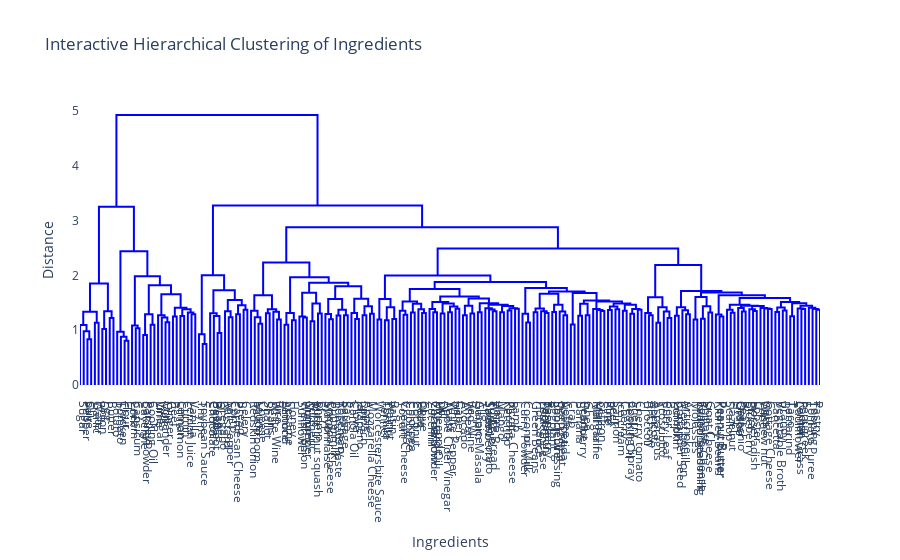

Source (notebook cell):
### Markdown cell above
#### Hmm while this provides some useful information, it’s not entirely clear. For example, it makes sense that peanut oil, peanuts, and peanut butter are close to each other. However, in general, not everything in this 2D plot seems logical. It’s not as informative or useful as the 2D t-SNE plot for cuisines. However, it is still a good try.

### Code cell
# Example co-occurrence matrix
np.random.seed(42)
# Your existing vector v with labels
v = np.array(labels_ingredients_names)[ind_most_frequent_ingredient]

# Compute linkage matrix
linked = sch.linkage(1 - cooccurrence_matrix, method="ward")  # Convert similarity to distance

# Create a Plotly dendrogram-like plot
fig = go.Figure()

# Define the dendrogram structure
dendro = sch.dendrogram(linked, labels=v, no_plot=True)  # Use v for the labels
dendro_x = dendro['icoord']
dendro_y = dendro['dcoord']

# Add the lines (branches) to the figure
for x, y in zip(dendro_x, dendro_y):
    fig.add_trace(go.Scatter(x=x, y=y, mode='lines', line=dict(width=2, color='blue')))

# Customize the layout for zooming
fig.update_layout(
    title="Interactive Hierarchical Clustering of Ingredients",
    xaxis=dict(
        title="Ingredients",
        showgrid=False,
        tickvals=[(min(x) + max(x)) / 2 for x in dendro_x],  # Position labels at the bottom
        ticktext=v,  # Use your existing labels
        tickangle=90,  # Rotate the labels 90 degrees to make them horizontal
    ),
    yaxis=dict(title="Distance", showgrid=False),
    hovermode='closest',  # Show info when hovering
    showlegend=False,
    plot_bgcolor="white"
)

# Show the interactive plot
fig.show()

### Figure 1 — Plotly figure (JSON) as saved in the notebook; plotly's stock layout.template omitted (floating-point values rounded to 4 significant figures; data arrays with more than 128 entries replaced by an {"elided": "..."} marker saying what was removed)
{"data": [{"line": {"color": "blue", "width": 2}, "mode": "lines", "type": "scatter", "x": [25, 25, 35, 35], "y": [0, 0.8365, 0.8365, 0]}, {"line": {"color": "blue", "width": 2}, "mode": "lines", "type": "scatter", "x": [15, 15, 30, 30], "y": [0, 0.9823, 0.9823, 0.8365]}, {"line": {"color": "blue", "width": 2}, "mode": "lines", "type": "scatter", "x": [5, 5, 22.5, 22.5], "y": [0, 1.095, 1.095, 0.9823]}, {"line": {"color": "blue", "width": 2}, "mode": "lines", "type": "scatter", "x": [45, 45, 55, 55], "y": [0, 1.133, 1.133, 0]}, {"line": {"color": "blue", "width": 2}, "mode": "lines", "type": "scatter", "x": [13.75, 13.75, 50, 50], "y": [1.095, 1.337, 1.337, 1.133]}, {"line": {"color": "blue", "width": 2}, "mode": "lines", "type": "scatter", "x": [65, 65, 75, 75], "y": [0, 1.022, 1.022, 0]}, {"line": {"color": "blue", "width": 2}, "mode": "lines", "type": "scatter", "x": [85, 85, 95, 95], "y": [0, 1.223, 1.223, 0]}, {"line": {"color": "blue", "width": 2}, "mode": "lines", "type": "scatter", "x": [70, 70, 90, 90], "y": [1.022, 1.343, 1.343, 1.223]}, {"line": {"color": "blue", "width": 2}, "mode": "lines", "type": "scatter", "x": [31.88, 31.88, 80, 80], "y": [1.337, 1.852, 1.852, 1.343]}, {"line": {"color": "blue", "width": 2}, "mode": "lines", "type": "scatter", "x": [125, 125, 135, 135], "y": [0, 0.8054, 0.8054, 0]}, {"line": {"color": "blue", "width": 2}, "mode": "lines", "type": "scatter", "x": [115, 115, 130, 130], "y": [0, 0.8807, 0.8807, 0.8054]}, {"line": {"color": "blue", "width": 2}, "mode": "lines", "type": "scatter", "x": [105, 105, 122.5, 122.5], "y": [0, 0.971, 0.971, 0.8807]}, {"line": {"color": "blue", "width": 2}, "mode": "lines", "type": "scatter", "x": [155, 155, 165, 165], "y": [0, 1.036, 1.036, 0]}, {"line": {"color": "blue", "width": 2}, "mode": "lines", "type": "scatter", "x": [145, 145, 160, 160], "y": [0, 1.087, 1.087, 1.036]}, {"line": {"color": "blue", "width": 2}, "mode": "lines", "type": "scatter", "x": [175, 175, 185, 185], "y": [0, 0.9125, 0.9125, 0]}, {"line": {"color": "blue", "width": 2}, "mode": "lines", "type": "scatter", "x": [195, 195, 205, 205], "y": [0, 1.1, 1.1, 0]}, {"line": {"color": "blue", "width": 2}, "mode": "lines", "type": "scatter", "x": [180, 180, 200, 200], "y": [0.9125, 1.291, 1.291, 1.1]}, {"line": {"color": "blue", "width": 2}, "mode": "lines", "type": "scatter", "x": [235, 235, 245, 245], "y": [0, 1.144, 1.144, 0]}, {"line": {"color": "blue", "width": 2}, "mode": "lines", "type": "scatter", "x": [225, 225, 240, 240], "y": [0, 1.23, 1.23, 1.144]}, {"line": {"color": "blue", "width": 2}, "mode": "lines", "type": "scatter", "x": [215, 215, 232.5, 232.5], "y": [0, 1.272, 1.272, 1.23]}, {"line": {"color": "blue", "width": 2}, "mode": "lines", "type": "scatter", "x": [255, 255, 265, 265], "y": [0, 1.248, 1.248, 0]}, {"line": {"color": "blue", "width": 2}, "mode": "lines", "type": "scatter", "x": [275, 275, 285, 285], "y": [0, 1.26, 1.26, 0]}, {"line": {"color": "blue", "width": 2}, "mode": "lines", "type": "scatter", "x": [305, 305, 315, 315], "y": [0, 1.289, 1.289, 0]}, {"line": {"color": "blue", "width": 2}, "mode": "lines", "type": "scatter", "x": [295, 295, 310, 310], "y": [0, 1.322, 1.322, 1.289]}, {"line": {"color": "blue", "width": 2}, "mode": "lines", "type": "scatter", "x": [280, 280, 302.5, 302.5], "y": [1.26, 1.382, 1.382, 1.322]}, {"line": {"color": "blue", "width": 2}, "mode": "lines", "type": "scatter", "x": [260, 260, 291.2, 291.2], "y": [1.248, 1.41, 1.41, 1.382]}, {"line": {"color": "blue", "width": 2}, "mode": "lines", "type": "scatter", "x": [223.8, 223.8, 275.6, 275.6], "y": [1.272, 1.656, 1.656, 1.41]}, {"line": {"color": "blue", "width": 2}, "mode": "lines", "type": "scatter", "x": [190, 190, 249.7, 249.7], "y": [1.291, 1.821, 1.821, 1.656]}, {"line": {"color": "blue", "width": 2}, "mode": "lines", "type": "scatter", "x": [152.5, 152.5, 219.8, 219.8], "y": [1.087, 1.984, 1.984, 1.821]}, {"line": {"color": "blue", "width": 2}, "mode": "lines", "type": "scatter", "x": [113.8, 113.8, 186.2, 186.2], "y": [0.971, 2.441, 2.441, 1.984]}, {"line": {"color": "blue", "width": 2}, "mode": "lines", "type": "scatter", "x": [55.94, 55.94, 150.0, 150.0], "y": [1.852, 3.252, 3.252, 2.441]}, {"line": {"color": "blue", "width": 2}, "mode": "lines", "type": "scatter", "x": [335, 335, 345, 345], "y": [0, 0.7492, 0.7492, 0]}, {"line": {"color": "blue", "width": 2}, "mode": "lines", "type": "scatter", "x": [325, 325, 340, 340], "y": [0, 0.9269, 0.9269, 0.7492]}, {"line": {"color": "blue", "width": 2}, "mode": "lines", "type": "scatter", "x": [375, 375, 385, 385], "y": [0, 0.9502, 0.9502, 0]}, {"line": {"color": "blue", "width": 2}, "mode": "lines", "type": "scatter", "x": [365, 365, 380, 380], "y": [0, 1.257, 1.257, 0.9502]}, {"line": {"color": "blue", "width": 2}, "mode": "lines", "type": "scatter", "x": [355, 355, 372.5, 372.5], "y": [0, 1.31, 1.31, 1.257]}, {"line": {"color": "blue", "width": 2}, "mode": "lines", "type": "scatter", "x": [405, 405, 415, 415], "y": [0, 1.236, 1.236, 0]}, {"line": {"color": "blue", "width": 2}, "mode": "lines", "type": "scatter", "x": [395, 395, 410, 410], "y": [0, 1.344, 1.344, 1.236]}, {"line": {"color": "blue", "width": 2}, "mode": "lines", "type": "scatter", "x": [425, 425, 435, 435], "y": [0, 1.289, 1.289, 0]}, {"line": {"color": "blue", "width": 2}, "mode": "lines", "type": "scatter", "x": [445, 445, 455, 455], "y": [0, 1.373, 1.373, 0]}, {"line": {"color": "blue", "width": 2}, "mode": "lines", "type": "scatter", "x": [430, 430, 450, 450], "y": [1.289, 1.453, 1.453, 1.373]}, {"line": {"color": "blue", "width": 2}, "mode": "lines", "type": "scatter", "x": [402.5, 402.5, 440, 440], "y": [1.344, 1.549, 1.549, 1.453]}, {"line": {"color": "blue", "width": 2}, "mode": "lines", "type": "scatter", "x": [363.8, 363.8, 421.2, 421.2], "y": [1.31, 1.727, 1.727, 1.549]}, {"line": {"color": "blue", "width": 2}, "mode": "lines", "type": "scatter", "x": [332.5, 332.5, 392.5, 392.5], "y": [0.9269, 2.002, 2.002, 1.727]}, {"line": {"color": "blue", "width": 2}, "mode": "lines", "type": "scatter", "x": [485, 485, 495, 495], "y": [0, 1.119, 1.119, 0]}, {"line": {"color": "blue", "width": 2}, "mode": "lines", "type": "scatter", "x": [475, 475, 490, 490], "y": [0, 1.236, 1.236, 1.119]}, {"line": {"color": "blue", "width": 2}, "mode": "lines", "type": "scatter", "x": [465, 465, 482.5, 482.5], "y": [0, 1.354, 1.354, 1.236]}, {"line": {"color": "blue", "width": 2}, "mode": "lines", "type": "scatter", "x": [505, 505, 515, 515], "y": [0, 1.311, 1.311, 0]}, {"line": {"color": "blue", "width": 2}, "mode": "lines", "type": "scatter", "x": [535, 535, 545, 545], "y": [0, 1.194, 1.194, 0]}, {"line": {"color": "blue", "width": 2}, "mode": "lines", "type": "scatter", "x": [525, 525, 540, 540], "y": [0, 1.335, 1.335, 1.194]}, {"line": {"color": "blue", "width": 2}, "mode": "lines", "type": "scatter", "x": [510, 510, 532.5, 532.5], "y": [1.311, 1.382, 1.382, 1.335]}, {"line": {"color": "blue", "width": 2}, "mode": "lines", "type": "scatter", "x": [473.8, 473.8, 521.2, 521.2], "y": [1.354, 1.637, 1.637, 1.382]}, {"line": {"color": "blue", "width": 2}, "mode": "lines", "type": "scatter", "x": [555, 555, 565, 565], "y": [0, 1.099, 1.099, 0]}, {"line": {"color": "blue", "width": 2}, "mode": "lines", "type": "scatter", "x": [575, 575, 585, 585], "y": [0, 1.181, 1.181, 0]}, {"line": {"color": "blue", "width": 2}, "mode": "lines", "type": "scatter", "x": [560, 560, 580, 580], "y": [1.099, 1.314, 1.314, 1.181]}, {"line": {"color": "blue", "width": 2}, "mode": "lines", "type": "scatter", "x": [605, 605, 615, 615], "y": [0, 1.233, 1.233, 0]}, {"line": {"color": "blue", "width": 2}, "mode": "lines", "type": "scatter", "x": [595, 595, 610, 610], "y": [0, 1.247, 1.247, 1.233]}, {"line": {"color": "blue", "width": 2}, "mode": "lines", "type": "scatter", "x": [625, 625, 635, 635], "y": [0, 1.161, 1.161, 0]}, {"line": {"color": "blue", "width": 2}, "mode": "lines", "type": "scatter", "x": [645, 645, 655, 655], "y": [0, 1.303, 1.303, 0]}, {"line": {"color": "blue", "width": 2}, "mode": "lines", "type": "scatter", "x": [630, 630, 650, 650], "y": [1.161, 1.484, 1.484, 1.303]}, {"line": {"color": "blue", "width": 2}, "mode": "lines", "type": "scatter", "x": [602.5, 602.5, 640, 640], "y": [1.247, 1.681, 1.681, 1.484]}, {"line": {"color": "blue", "width": 2}, "mode": "lines", "type": "scatter", "x": [675, 675, 685, 685], "y": [0, 1.198, 1.198, 0]}, {"line": {"color": "blue", "width": 2}, "mode": "lines", "type": "scatter", "x": [665, 665, 680, 680], "y": [0, 1.295, 1.295, 1.198]}, {"line": {"color": "blue", "width": 2}, "mode": "lines", "type": "scatter", "x": [695, 695, 705, 705], "y": [0, 1.269, 1.269, 0]}, {"line": {"color": "blue", "width": 2}, "mode": "lines", "type": "scatter", "x": [715, 715, 725, 725], "y": [0, 1.274, 1.274, 0]}, {"line": {"color": "blue", "width": 2}, "mode": "lines", "type": "scatter", "x": [700, 700, 720, 720], "y": [1.269, 1.375, 1.375, 1.274]}, {"line": {"color": "blue", "width": 2}, "mode": "lines", "type": "scatter", "x": [672.5, 672.5, 710, 710], "y": [1.295, 1.57, 1.57, 1.375]}, {"line": {"color": "blue", "width": 2}, "mode": "lines", "type": "scatter", "x": [745, 745, 755, 755], "y": [0, 1.205, 1.205, 0]}, {"line": {"color": "blue", "width": 2}, "mode": "lines", "type": "scatter", "x": [735, 735, 750, 750], "y": [0, 1.312, 1.312, 1.205]}, {"line": {"color": "blue", "width": 2}, "mode": "lines", "type": "scatter", "x": [765, 765, 775, 775], "y": [0, 1.27, 1.27, 0]}, {"line": {"color": "blue", "width": 2}, "mode": "lines", "type": "scatter", "x": [785, 785, 795, 795], "y": [0, 1.298, 1.298, 0]}, {"line": {"color": "blue", "width": 2}, "mode": "lines", "type": "scatter", "x": [770, 770, 790, 790], "y": [1.27, 1.436, 1.436, 1.298]}, {"line": {"color": "blue", "width": 2}, "mode": "lines", "type": "scatter", "x": [742.5, 742.5, 780, 780], "y": [1.312, 1.574, 1.574, 1.436]}, {"line": {"color": "blue", "width": 2}, "mode": "lines", "type": "scatter", "x": [691.2, 691.2, 761.2, 761.2], "y": [1.57, 1.8, 1.8, 1.574]}, {"line": {"color": "blue", "width": 2}, "mode": "lines", "type": "scatter", "x": [621.2, 621.2, 726.2, 726.2], "y": [1.681, 1.867, 1.867, 1.8]}, {"line": {"color": "blue", "width": 2}, "mode": "lines", "type": "scatter", "x": [570, 570, 673.8, 673.8], "y": [1.314, 1.966, 1.966, 1.867]}, {"line": {"color": "blue", "width": 2}, "mode": "lines", "type": "scatter", "x": [497.5, 497.5, 621.9, 621.9], "y": [1.637, 2.236, 2.236, 1.966]}, {"line": {"color": "blue", "width": 2}, "mode": "lines", "type": "scatter", "x": [805, 805, 815, 815], "y": [0, 1.197, 1.197, 0]}, {"line": {"color": "blue", "width": 2}, "mode": "lines", "type": "scatter", "x": [825, 825, 835, 835], "y": [0, 1.179, 1.179, 0]}, {"line": {"color": "blue", "width": 2}, "mode": "lines", "type": "scatter", "x": [845, 845, 855, 855], "y": [0, 1.204, 1.204, 0]}, {"line": {"color": "blue", "width": 2}, "mode": "lines", "type": "scatter", "x": [830, 830, 850, 850], "y": [1.179, 1.419, 1.419, 1.204]}, {"line": {"color": "blue", "width": 2}, "mode": "lines", "type": "scatter", "x": [810, 810, 840, 840], "y": [1.197, 1.57, 1.57, 1.419]}, {"line": {"color": "blue", "width": 2}, "mode": "lines", "type": "scatter", "x": [875, 875, 885, 885], "y": [0, 1.281, 1.281, 0]}, {"line": {"color": "blue", "width": 2}, "mode": "lines", "type": "scatter", "x": [865, 865, 880, 880], "y": [0, 1.352, 1.352, 1.281]}, {"line": {"color": "blue", "width": 2}, "mode": "lines", "type": "scatter", "x": [895, 895, 905, 905], "y": [0, 1.323, 1.323, 0]}, {"line": {"color": "blue", "width": 2}, "mode": "lines", "type": "scatter", "x": [925, 925, 935, 935], "y": [0, 1.311, 1.311, 0]}, {"line": {"color": "blue", "width": 2}, "mode": "lines", "type": "scatter", "x": [915, 915, 930, 930], "y": [0, 1.38, 1.38, 1.311]}, {"line": {"color": "blue", "width": 2}, "mode": "lines", "type": "scatter", "x": [900, 900, 922.5, 922.5], "y": [1.323, 1.483, 1.483, 1.38]}, {"line": {"color": "blue", "width": 2}, "mode": "lines", "type": "scatter", "x": [872.5, 872.5, 911.2, 911.2], "y": [1.352, 1.524, 1.524, 1.483]}, {"line": {"color": "blue", "width": 2}, "mode": "lines", "type": "scatter", "x": [955, 955, 965, 965], "y": [0, 1.327, 1.327, 0]}, {"line": {"color": "blue", "width": 2}, "mode": "lines", "type": "scatter", "x": [945, 945, 960, 960], "y": [0, 1.387, 1.387, 1.327]}, {"line": {"color": "blue", "width": 2}, "mode": "lines", "type": "scatter", "x": [975, 975, 985, 985], "y": [0, 1.304, 1.304, 0]}, {"line": {"color": "blue", "width": 2}, "mode": "lines", "type": "scatter", "x": [995, 995, 1005, 1005], "y": [0, 1.328, 1.328, 0]}, {"line": {"color": "blue", "width": 2}, "mode": "lines", "type": "scatter", "x": [1015, 1015, 1025, 1025], "y": [0, 1.389, 1.389, 0]}, {"line": {"color": "blue", "width": 2}, "mode": "lines", "type": "scatter", "x": [1000, 1000, 1020, 1020], "y": [1.328, 1.431, 1.431, 1.389]}, {"line": {"color": "blue", "width": 2}, "mode": "lines", "type": "scatter", "x": [980, 980, 1010, 1010], "y": [1.304, 1.486, 1.486, 1.431]}, {"line": {"color": "blue", "width": 2}, "mode": "lines", "type": "scatter", "x": [952.5, 952.5, 995, 995], "y": [1.387, 1.515, 1.515, 1.486]}, {"line": {"color": "blue", "width": 2}, "mode": "lines", "type": "scatter", "x": [1035, 1035, 1045, 1045], "y": [0, 1.272, 1.272, 0]}, {"line": {"color": "blue", "width": 2}, "mode": "lines", "type": "scatter", "x": [1055, 1055, 1065, 1065], "y": [0, 1.304, 1.304, 0]}, {"line": {"color": "blue", "width": 2}, "mode": "lines", "type": "scatter", "x": [1040, 1040, 1060, 1060], "y": [1.272, 1.444, 1.444, 1.304]}, {"line": {"color": "blue", "width": 2}, "mode": "lines", "type": "scatter", "x": [1075, 1075, 1085, 1085], "y": [0, 1.329, 1.329, 0]}, {"line": {"color": "blue", "width": 2}, "mode": "lines", "type": "scatter", "x": [1115, 1115, 1125, 1125], "y": [0, 1.346, 1.346, 0]}, {"line": {"color": "blue", "width": 2}, "mode": "lines", "type": "scatter", "x": [1105, 1105, 1120, 1120], "y": [0, 1.376, 1.376, 1.346]}, {"line": {"color": "blue", "width": 2}, "mode": "lines", "type": "scatter", "x": [1095, 1095, 1112.0, 1112.0], "y": [0, 1.398, 1.398, 1.376]}, {"line": {"color": "blue", "width": 2}, "mode": "lines", "type": "scatter", "x": [1135, 1135, 1145, 1145], "y": [0, 1.325, 1.325, 0]}, {"line": {"color": "blue", "width": 2}, "mode": "lines", "type": "scatter", "x": [1155, 1155, 1165, 1165], "y": [0, 1.358, 1.358, 0]}, {"line": {"color": "blue", "width": 2}, "mode": "lines", "type": "scatter", "x": [1175, 1175, 1185, 1185], "y": [0, 1.389, 1.389, 0]}, {"line": {"color": "blue", "width": 2}, "mode": "lines", "type": "scatter", "x": [1160, 1160, 1180, 1180], "y": [1.358, 1.398, 1.398, 1.389]}, {"line": {"color": "blue", "width": 2}, "mode": "lines", "type": "scatter", "x": [1140, 1140, 1170, 1170], "y": [1.325, 1.439, 1.439, 1.398]}, {"line": {"color": "blue", "width": 2}, "mode": "lines", "type": "scatter", "x": [1104.0, 1104.0, 1155, 1155], "y": [1.398, 1.464, 1.464, 1.439]}, {"line": {"color": "blue", "width": 2}, "mode": "lines", "type": "scatter", "x": [1080, 1080, 1129.0, 1129.0], "y": [1.329, 1.493, 1.493, 1.464]}, {"line": {"color": "blue", "width": 2}, "mode": "lines", "type": "scatter", "x": [1050, 1050, 1105.0, 1105.0], "y": [1.444, 1.58, 1.58, 1.493]}, {"line": {"color": "blue", "width": 2}, "mode": "lines", "type": "scatter", "x": [973.8, 973.8, 1077.0, 1077.0], "y": [1.515, 1.616, 1.616, 1.58]}, {"line": {"color": "blue", "width": 2}, "mode": "lines", "type": "scatter", "x": [891.9, 891.9, 1026.0, 1026.0], "y": [1.524, 1.75, 1.75, 1.616]}, {"line": {"color": "blue", "width": 2}, "mode": "lines", "type": "scatter", "x": [1205, 1205, 1215, 1215], "y": [0, 1.14, 1.14, 0]}, {"line": {"color": "blue", "width": 2}, "mode": "lines", "type": "scatter", "x": [1195, 1195, 1210, 1210], "y": [0, 1.3, 1.3, 1.14]}, {"line": {"color": "blue", "width": 2}, "mode": "lines", "type": "scatter", "x": [1225, 1225, 1235, 1235], "y": [0, 1.325, 1.325, 0]}, {"line": {"color": "blue", "width": 2}, "mode": "lines", "type": "scatter", "x": [1255, 1255, 1265, 1265], "y": [0, 1.314, 1.314, 0]}, {"line": {"color": "blue", "width": 2}, "mode": "lines", "type": "scatter", "x": [1245, 1245, 1260, 1260], "y": [0, 1.343, 1.343, 1.314]}, {"line": {"color": "blue", "width": 2}, "mode": "lines", "type": "scatter", "x": [1230, 1230, 1252.0, 1252.0], "y": [1.325, 1.395, 1.395, 1.343]}, {"line": {"color": "blue", "width": 2}, "mode": "lines", "type": "scatter", "x": [1275, 1275, 1285, 1285], "y": [0, 1.332, 1.332, 0]}, {"line": {"color": "blue", "width": 2}, "mode": "lines", "type": "scatter", "x": [1305, 1305, 1315, 1315], "y": [0, 1.272, 1.272, 0]}, {"line": {"color": "blue", "width": 2}, "mode": "lines", "type": "scatter", "x": [1295, 1295, 1310, 1310], "y": [0, 1.34, 1.34, 1.272]}, {"line": {"color": "blue", "width": 2}, "mode": "lines", "type": "scatter", "x": [1280, 1280, 1302.0, 1302.0], "y": [1.332, 1.462, 1.462, 1.34]}, {"line": {"color": "blue", "width": 2}, "mode": "lines", "type": "scatter", "x": [1241.0, 1241.0, 1291.0, 1291.0], "y": [1.395, 1.663, 1.663, 1.462]}, {"line": {"color": "blue", "width": 2}, "mode": "lines", "type": "scatter", "x": [1325, 1325, 1335, 1335], "y": [0, 1.106, 1.106, 0]}, {"line": {"color": "blue", "width": 2}, "mode": "lines", "type": "scatter", "x": [1345, 1345, 1355, 1355], "y": [0, 1.263, 1.263, 0]}, {"line": {"color": "blue", "width": 2}, "mode": "lines", "type": "scatter", "x": [1365, 1365, 1375, 1375], "y": [0, 1.27, 1.27, 0]}, {"line": {"color": "blue", "width": 2}, "mode": "lines", "type": "scatter", "x": [1350, 1350, 1370, 1370], "y": [1.263, 1.48, 1.48, 1.27]}, {"line": {"color": "blue", "width": 2}, "mode": "lines", "type": "scatter", "x": [1405, 1405, 1415, 1415], "y": [0, 1.349, 1.349, 0]}, {"line": {"color": "blue", "width": 2}, "mode": "lines", "type": "scatter", "x": [1395, 1395, 1410, 1410], "y": [0, 1.37, 1.37, 1.349]}, {"line": {"color": "blue", "width": 2}, "mode": "lines", "type": "scatter", "x": [1385, 1385, 1402.0, 1402.0], "y": [0, 1.388, 1.388, 1.37]}, {"line": {"color": "blue", "width": 2}, "mode": "lines", "type": "scatter", "x": [1425, 1425, 1435, 1435], "y": [0, 1.37, 1.37, 0]}, {"line": {"color": "blue", "width": 2}, "mode": "lines", "type": "scatter", "x": [1445, 1445, 1455, 1455], "y": [0, 1.382, 1.382, 0]}, {"line": {"color": "blue", "width": 2}, "mode": "lines", "type": "scatter", "x": [1430, 1430, 1450, 1450], "y": [1.37, 1.432, 1.432, 1.382]}, {"line": {"color": "blue", "width": 2}, "mode": "lines", "type": "scatter", "x": [1465, 1465, 1475, 1475], "y": [0, 1.355, 1.355, 0]}, {"line": {"color": "blue", "width": 2}, "mode": "lines", "type": "scatter", "x": [1485, 1485, 1495, 1495], "y": [0, 1.298, 1.298, 0]}, {"line": {"color": "blue", "width": 2}, "mode": "lines", "type": "scatter", "x": [1505, 1505, 1515, 1515], "y": [0, 1.371, 1.371, 0]}, {"line": {"color": "blue", "width": 2}, "mode": "lines", "type": "scatter", "x": [1490, 1490, 1510, 1510], "y": [1.298, 1.388, 1.388, 1.371]}, {"line": {"color": "blue", "width": 2}, "mode": "lines", "type": "scatter", "x": [1470, 1470, 1500, 1500], "y": [1.355, 1.464, 1.464, 1.388]}, {"line": {"color": "blue", "width": 2}, "mode": "lines", "type": "scatter", "x": [1440, 1440, 1485, 1485], "y": [1.432, 1.486, 1.486, 1.464]}, {"line": {"color": "blue", "width": 2}, "mode": "lines", "type": "scatter", "x": [1394.0, 1394.0, 1462.0, 1462.0], "y": [1.388, 1.522, 1.522, 1.486]}, {"line": {"color": "blue", "width": 2}, "mode": "lines", "type": "scatter", "x": [1360, 1360, 1428.0, 1428.0], "y": [1.48, 1.54, 1.54, 1.522]}, {"line": {"color": "blue", "width": 2}, "mode": "lines", "type": "scatter", "x": [1330, 1330, 1394.0, 1394.0], "y": [1.106, 1.676, 1.676, 1.54]}, {"line": {"color": "blue", "width": 2}, "mode": "lines", "type": "scatter", "x": [1266.0, 1266.0, 1362.0, 1362.0], "y": [1.663, 1.704, 1.704, 1.676]}, {"line": {"color": "blue", "width": 2}, "mode": "lines", "type": "scatter", "x": [1202.0, 1202.0, 1314.0, 1314.0], "y": [1.3, 1.769, 1.769, 1.704]}, {"line": {"color": "blue", "width": 2}, "mode": "lines", "type": "scatter", "x": [958.7, 958.7, 1258.0, 1258.0], "y": [1.75, 1.877, 1.877, 1.769]}, {"line": {"color": "blue", "width": 2}, "mode": "lines", "type": "scatter", "x": [825, 825, 1109.0, 1109.0], "y": [1.57, 1.995, 1.995, 1.877]}, {"line": {"color": "blue", "width": 2}, "mode": "lines", "type": "scatter", "x": [1535, 1535, 1545, 1545], "y": [0, 1.272, 1.272, 0]}, {"line": {"color": "blue", "width": 2}, "mode": "lines", "type": "scatter", "x": [1525, 1525, 1540, 1540], "y": [0, 1.312, 1.312, 1.272]}, {"line": {"color": "blue", "width": 2}, "mode": "lines", "type": "scatter", "x": [1555, 1555, 1565, 1565], "y": [0, 1.137, 1.137, 0]}, {"line": {"color": "blue", "width": 2}, "mode": "lines", "type": "scatter", "x": [1585, 1585, 1595, 1595], "y": [0, 1.221, 1.221, 0]}, {"line": {"color": "blue", "width": 2}, "mode": "lines", "type": "scatter", "x": [1575, 1575, 1590, 1590], "y": [0, 1.34, 1.34, 1.221]}, {"line": {"color": "blue", "width": 2}, "mode": "lines", "type": "scatter", "x": [1560, 1560, 1582.0, 1582.0], "y": [1.137, 1.418, 1.418, 1.34]}, {"line": {"color": "blue", "width": 2}, "mode": "lines", "type": "scatter", "x": [1532.0, 1532.0, 1571.0, 1571.0], "y": [1.312, 1.6, 1.6, 1.418]}, {"line": {"color": "blue", "width": 2}, "mode": "lines", "type": "scatter", "x": [1605, 1605, 1615, 1615], "y": [0, 1.263, 1.263, 0]}, {"line": {"color": "blue", "width": 2}, "mode": "lines", "type": "scatter", "x": [1635, 1635, 1645, 1645], "y": [0, 1.29, 1.29, 0]}, {"line": {"color": "blue", "width": 2}, "mode": "lines", "type": "scatter", "x": [1625, 1625, 1640, 1640], "y": [0, 1.364, 1.364, 1.29]}, {"line": {"color": "blue", "width": 2}, "mode": "lines", "type": "scatter", "x": [1610, 1610, 1632.0, 1632.0], "y": [1.263, 1.419, 1.419, 1.364]}, {"line": {"color": "blue", "width": 2}, "mode": "lines", "type": "scatter", "x": [1655, 1655, 1665, 1665], "y": [0, 1.196, 1.196, 0]}, {"line": {"color": "blue", "width": 2}, "mode": "lines", "type": "scatter", "x": [1675, 1675, 1685, 1685], "y": [0, 1.21, 1.21, 0]}, {"line": {"color": "blue", "width": 2}, "mode": "lines", "type": "scatter", "x": [1695, 1695, 1705, 1705], "y": [0, 1.32, 1.32, 0]}, {"line": {"color": "blue", "width": 2}, "mode": "lines", "type": "scatter", "x": [1680, 1680, 1700, 1700], "y": [1.21, 1.437, 1.437, 1.32]}, {"line": {"color": "blue", "width": 2}, "mode": "lines", "type": "scatter", "x": [1660, 1660, 1690, 1690], "y": [1.196, 1.605, 1.605, 1.437]}, {"line": {"color": "blue", "width": 2}, "mode": "lines", "type": "scatter", "x": [1725, 1725, 1735, 1735], "y": [0, 1.248, 1.248, 0]}, {"line": {"color": "blue", "width": 2}, "mode": "lines", "type": "scatter", "x": [1715, 1715, 1730, 1730], "y": [0, 1.286, 1.286, 1.248]}, {"line": {"color": "blue", "width": 2}, "mode": "lines", "type": "scatter", "x": [1755, 1755, 1765, 1765], "y": [0, 1.319, 1.319, 0]}, {"line": {"color": "blue", "width": 2}, "mode": "lines", "type": "scatter", "x": [1745, 1745, 1760, 1760], "y": [0, 1.374, 1.374, 1.319]}, {"line": {"color": "blue", "width": 2}, "mode": "lines", "type": "scatter", "x": [1785, 1785, 1795, 1795], "y": [0, 1.341, 1.341, 0]}, {"line": {"color": "blue", "width": 2}, "mode": "lines", "type": "scatter", "x": [1775, 1775, 1790, 1790], "y": [0, 1.404, 1.404, 1.341]}, {"line": {"color": "blue", "width": 2}, "mode": "lines", "type": "scatter", "x": [1815, 1815, 1825, 1825], "y": [0, 1.352, 1.352, 0]}, {"line": {"color": "blue", "width": 2}, "mode": "lines", "type": "scatter", "x": [1805, 1805, 1820, 1820], "y": [0, 1.382, 1.382, 1.352]}, {"line": {"color": "blue", "width": 2}, "mode": "lines", "type": "scatter", "x": [1855, 1855, 1865, 1865], "y": [0, 1.384, 1.384, 0]}, {"line": {"color": "blue", "width": 2}, "mode": "lines", "type": "scatter", "x": [1845, 1845, 1860, 1860], "y": [0, 1.398, 1.398, 1.384]}, {"line": {"color": "blue", "width": 2}, "mode": "lines", "type": "scatter", "x": [1835, 1835, 1852.0, 1852.0], "y": [0, 1.406, 1.406, 1.398]}, {"line": {"color": "blue", "width": 2}, "mode": "lines", "type": "scatter", "x": [1812.0, 1812.0, 1844.0, 1844.0], "y": [1.382, 1.441, 1.441, 1.406]}, {"line": {"color": "blue", "width": 2}, "mode": "lines", "type": "scatter", "x": [1782.0, 1782.0, 1828.0, 1828.0], "y": [1.404, 1.447, 1.447, 1.441]}, {"line": {"color": "blue", "width": 2}, "mode": "lines", "type": "scatter", "x": [1752.0, 1752.0, 1805.0, 1805.0], "y": [1.374, 1.466, 1.466, 1.447]}, {"line": {"color": "blue", "width": 2}, "mode": "lines", "type": "scatter", "x": [1875, 1875, 1885, 1885], "y": [0, 1.331, 1.331, 0]}, {"line": {"color": "blue", "width": 2}, "mode": "lines", "type": "scatter", "x": [1895, 1895, 1905, 1905], "y": [0, 1.361, 1.361, 0]}, {"line": {"color": "blue", "width": 2}, "mode": "lines", "type": "scatter", "x": [1880, 1880, 1900, 1900], "y": [1.331, 1.416, 1.416, 1.361]}, {"line": {"color": "blue", "width": 2}, "mode": "lines", "type": "scatter", "x": [1915, 1915, 1925, 1925], "y": [0, 1.253, 1.253, 0]}, {"line": {"color": "blue", "width": 2}, "mode": "lines", "type": "scatter", "x": [1945, 1945, 1955, 1955], "y": [0, 1.386, 1.386, 0]}, {"line": {"color": "blue", "width": 2}, "mode": "lines", "type": "scatter", "x": [1935, 1935, 1950, 1950], "y": [0, 1.395, 1.395, 1.386]}, {"line": {"color": "blue", "width": 2}, "mode": "lines", "type": "scatter", "x": [1985, 1985, 1995, 1995], "y": [0, 1.373, 1.373, 0]}, {"line": {"color": "blue", "width": 2}, "mode": "lines", "type": "scatter", "x": [1975, 1975, 1990, 1990], "y": [0, 1.384, 1.384, 1.373]}, {"line": {"color": "blue", "width": 2}, "mode": "lines", "type": "scatter", "x": [1965, 1965, 1982.0, 1982.0], "y": [0, 1.407, 1.407, 1.384]}, {"line": {"color": "blue", "width": 2}, "mode": "lines", "type": "scatter", "x": [1942.0, 1942.0, 1974.0, 1974.0], "y": [1.395, 1.445, 1.445, 1.407]}, {"line": {"color": "blue", "width": 2}, "mode": "lines", "type": "scatter", "x": [1920, 1920, 1958.0, 1958.0], "y": [1.253, 1.492, 1.492, 1.445]}, {"line": {"color": "blue", "width": 2}, "mode": "lines", "type": "scatter", "x": [1890, 1890, 1939.0, 1939.0], "y": [1.416, 1.514, 1.514, 1.492]}, {"line": {"color": "blue", "width": 2}, "mode": "lines", "type": "scatter", "x": [1779.0, 1779.0, 1915.0, 1915.0], "y": [1.466, 1.586, 1.586, 1.514]}, {"line": {"color": "blue", "width": 2}, "mode": "lines", "type": "scatter", "x": [1722.0, 1722.0, 1847.0, 1847.0], "y": [1.286, 1.637, 1.637, 1.586]}, {"line": {"color": "blue", "width": 2}, "mode": "lines", "type": "scatter", "x": [1675, 1675, 1785.0, 1785.0], "y": [1.605, 1.688, 1.688, 1.637]}, {"line": {"color": "blue", "width": 2}, "mode": "lines", "type": "scatter", "x": [1621.0, 1621.0, 1730.0, 1730.0], "y": [1.419, 1.713, 1.713, 1.688]}, {"line": {"color": "blue", "width": 2}, "mode": "lines", "type": "scatter", "x": [1552.0, 1552.0, 1676.0, 1676.0], "y": [1.6, 2.188, 2.188, 1.713]}, {"line": {"color": "blue", "width": 2}, "mode": "lines", "type": "scatter", "x": [966.8, 966.8, 1614.0, 1614.0], "y": [1.995, 2.492, 2.492, 2.188]}, {"line": {"color": "blue", "width": 2}, "mode": "lines", "type": "scatter", "x": [559.7, 559.7, 1290.0, 1290.0], "y": [2.236, 2.876, 2.876, 2.492]}, {"line": {"color": "blue", "width": 2}, "mode": "lines", "type": "scatter", "x": [362.5, 362.5, 925.0, 925.0], "y": [2.002, 3.275, 3.275, 2.876]}, {"line": {"color": "blue", "width": 2}, "mode": "lines", "type": "scatter", "x": [102.9, 102.9, 643.7, 643.7], "y": [3.252, 4.925, 4.925, 3.275]}], "layout": {"hovermode": "closest", "plot_bgcolor": "white", "showlegend": false, "title": {"text": "Interactive Hierarchical Clustering of Ingredients"}, "xaxis": {"showgrid": false, "tickangle": 90, "ticktext": {"elided": "200 str values"}, "tickvals": {"elided": "199 float values"}, "title": {"text": "Ingredients"}}, "yaxis": {"showgrid": false, "title": {"text": "Distance"}}}}
